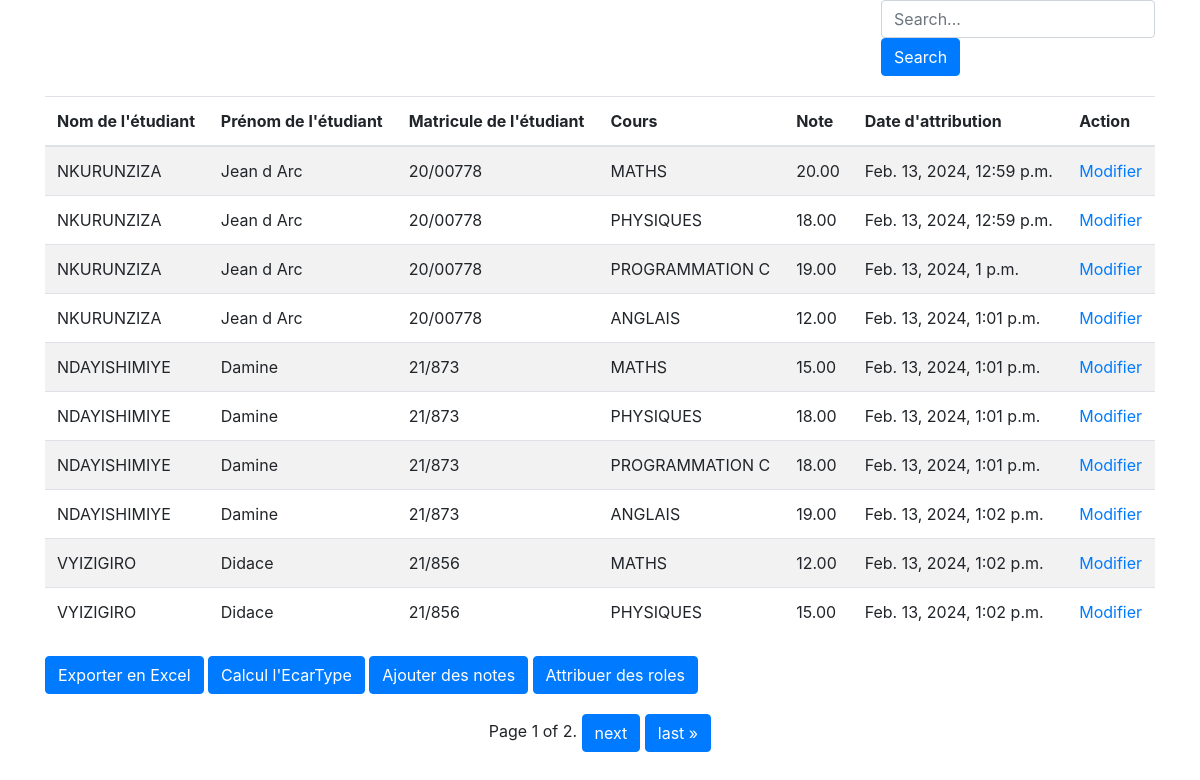
The page / on the database its author committed.
### appGestion/models.py (models this page shows, shortened)
class Note(models.Model):
    CodeNote = models.UUIDField(primary_key=True, default=uuid.uuid4, editable=False)
    etudiant=models.ForeignKey(Etudiant,on_delete=models.CASCADE) #relation avec la table Etrudiant
    cours=models.ForeignKey(Cour,on_delete=models.CASCADE) #relation avec la table Cour
    note= models.DecimalField(max_digits=5, decimal_places=2)
    dateNote=models.DateTimeField(auto_now=True)
    class Meta:
        constraints = [
            models.UniqueConstraint(fields=['etudiant', 'cours'], name='unique_etudiant_cours')
        ]

class Etudiant(models.Model):
    CodeEtudiant = models.UUIDField(primary_key=True, default=uuid.uuid4, editable=False)
    Matricule=models.CharField(max_length=20)
    NomEtudiant=models.CharField(max_length=50)
    PrenomEtudiant=models.CharField(max_length=50)
    DateNaissance=models.DateTimeField(auto_now=True)

class Cour(models.Model) :
    CodeCours = models.UUIDField(primary_key=True, default=uuid.uuid4, editable=False)
    NomCours=models.CharField(max_length=20)
    VolumeCours=models.CharField(max_length=20)
    def __str__(self):
        return self.NomCours

### appGestion/views.py (the view, shortened to what this page needs)
# urls.py: path('', acceuil.as_view(), name='acceuil'),
class acceuil(ListView):
    model = Note
    context_object_name = 'form'
    template_name = 'liste.html'
    paginate_by = 10
    def get_queryset(self):
        queryset = super().get_queryset()
        q = self.request.GET.get('q')
        return queryset

### appGestion/templates/liste.html (shortened to what this page needs)
<!DOCTYPE html>
<html>
<head>
    <link rel="stylesheet" href="https://stackpath.bootstrapcdn.com/bootstrap/4.5.2/css/bootstrap.min.css">
</head>
<body>
    <div class="container">
        <div class="search-form">
            <form method="get" class="search">
                <input type="text" name="q" placeholder="Search..." class="form-control" />
                <input type="submit" value="Search" class="btn btn-primary" />
            </form>
        </div>
        <div class="table-container">
            <table class="table table-striped">
                <thead>
                    <tr>
                        <th>Nom de l'étudiant</th>
                        <th>Prénom de l'étudiant</th>
                        <th>Matricule de l'étudiant</th>
                        <th>Cours</th>
                        <th>Note</th>
                        <th>Date d'attribution</th>
                        <th>Action</th>
                    </tr>
                </thead>
                <tbody>
                    {% for i in form %}
                    <tr>
                        <td>{{ i.etudiant.NomEtudiant }}</td>
                        <td>{{ i.etudiant.PrenomEtudiant }}</td>
                        <td>{{ i.etudiant.Matricule }}</td>
                        <td>{{ i.cours }}</td>
                        <td>{{ i.note }}</td>
                        <td>{{ i.dateNote }}</td>
                        <td><a href="{% if i.etudiant_id %}{% url 'modifier_etudiant' i.etudiant_id %}{% endif %}">Modifier</a>
                        </td>
                    </tr>
                    {% endfor %}
                </tbody>
            </table>
        </div>
        <button onclick="location.href='{% url 'voire_en_excel' %}'" class="btn btn-primary">
            Exporter en Excel
        </button>
        <button onclick="location.href='{% url 'CalculEcarType' %}'" class="btn btn-primary">
            Calcul l'EcarType
        </button>
        <button onclick="location.href='{% url 'create_note' %}'" class="btn btn-primary">
            Ajouter des notes
        </button>
        <button onclick="location.href='{% url 'users' %}'" class="btn btn-primary">
            Attribuer des roles
        </button>
        <div class="pagination">
            <span class="step-links">
                <span class="current">
                    Page {{ page_obj.number }} of {{ page_obj.paginator.num_pages }}.
                </span>
                {% if page_obj.has_next %}
                <a href="?page={{ page_obj.next_page_number }}" class="btn btn-primary">next</a>
                <a href="?page={{ page_obj.paginator.num_pages }}" class="btn btn-primary">last &raquo;</a>
                {% endif %}
            </span>
        </div>
    </div>
</body>
</html>

### appGestion/templates/liste.html (style rules this page uses)
.search-form { display: flex; justify-content: flex-end; margin-bottom: 20px; }
.table-container { margin-bottom: 20px; }
.pagination { display: flex; justify-content: center; margin-top: 20px; }

### rows shown on the page
Note: etudiant.NomEtudiant "NKURUNZIZA", etudiant.PrenomEtudiant "Jean d Arc", etudiant.Matricule "20/00778", cours "MATHS", note "20.00", dateNote "Feb. 13, 2024, 12:59 p.m."
Note: etudiant.NomEtudiant "NKURUNZIZA", etudiant.PrenomEtudiant "Jean d Arc", etudiant.Matricule "20/00778", cours "PHYSIQUES", note "18.00", dateNote "Feb. 13, 2024, 12:59 p.m."
Note: etudiant.NomEtudiant "NKURUNZIZA", etudiant.PrenomEtudiant "Jean d Arc", etudiant.Matricule "20/00778", cours "PROGRAMMATION C", note "19.00", dateNote "Feb. 13, 2024, 1 p.m."
Note: etudiant.NomEtudiant "NKURUNZIZA", etudiant.PrenomEtudiant "Jean d Arc", etudiant.Matricule "20/00778", cours "ANGLAIS", note "12.00", dateNote "Feb. 13, 2024, 1:01 p.m."
Note: etudiant.NomEtudiant "NDAYISHIMIYE", etudiant.PrenomEtudiant "Damine", etudiant.Matricule "21/873", cours "MATHS", note "15.00", dateNote "Feb. 13, 2024, 1:01 p.m."
Note: etudiant.NomEtudiant "NDAYISHIMIYE", etudiant.PrenomEtudiant "Damine", etudiant.Matricule "21/873", cours "PHYSIQUES", note "18.00", dateNote "Feb. 13, 2024, 1:01 p.m."
Note: etudiant.NomEtudiant "NDAYISHIMIYE", etudiant.PrenomEtudiant "Damine", etudiant.Matricule "21/873", cours "PROGRAMMATION C", note "18.00", dateNote "Feb. 13, 2024, 1:01 p.m."
Note: etudiant.NomEtudiant "NDAYISHIMIYE", etudiant.PrenomEtudiant "Damine", etudiant.Matricule "21/873", cours "ANGLAIS", note "19.00", dateNote "Feb. 13, 2024, 1:02 p.m."
Note: etudiant.NomEtudiant "VYIZIGIRO", etudiant.PrenomEtudiant "Didace", etudiant.Matricule "21/856", cours "MATHS", note "12.00", dateNote "Feb. 13, 2024, 1:02 p.m."
Note: etudiant.NomEtudiant "VYIZIGIRO", etudiant.PrenomEtudiant "Didace", etudiant.Matricule "21/856", cours "PHYSIQUES", note "15.00", dateNote "Feb. 13, 2024, 1:02 p.m."

### other values the page prints
{{ page_obj.number }} "1"
{{ page_obj.paginator.num_pages }} "2"
